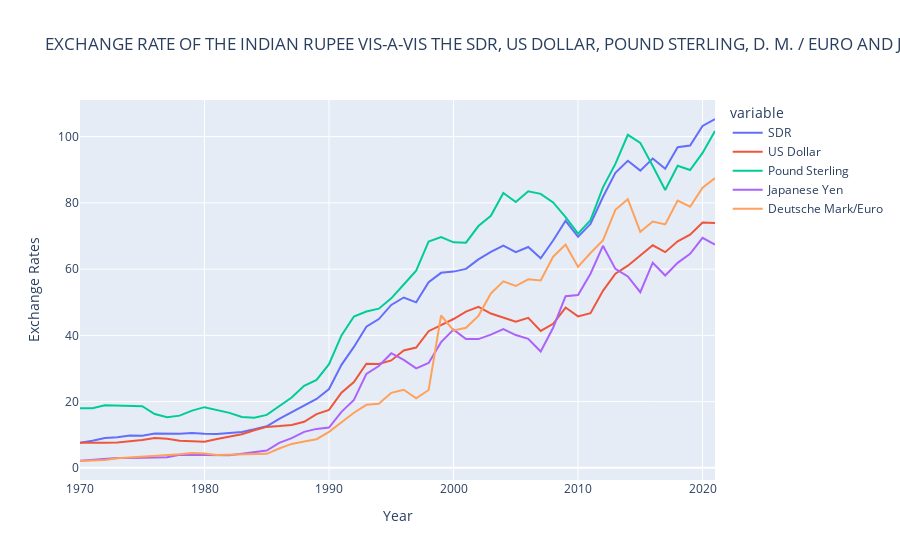

Write notebook code for a chart like this one.
### Code cell
fig = px.line(exchange_rates, x='Year', y=[ 'SDR', 'US Dollar', 'Pound Sterling', 'Japanese Yen',
       'Deutsche Mark/Euro'], title=title)
fig.update_layout(xaxis_title='Year', yaxis_title='Exchange Rates')
fig.show()

### Figure 1 — Plotly figure (JSON) as saved in the notebook; plotly's stock layout.template omitted (floating-point values rounded to 4 significant figures)
{"data": [{"hovertemplate": "variable=SDR<br>Year=%{x}<br>value=%{y}<extra></extra>", "legendgroup": "SDR", "line": {"color": "#636efa", "dash": "solid"}, "marker": {"symbol": "circle"}, "mode": "lines", "name": "SDR", "orientation": "v", "showlegend": true, "type": "scatter", "x": [1970, 1971, 1972, 1973, 1974, 1975, 1976, 1977, 1978, 1979, 1980, 1981, 1982, 1983, 1984, 1985, 1986, 1987, 1988, 1989, 1990, 1991, 1992, 1993, 1994, 1995, 1996, 1997, 1998, 1999, 2000, 2001, 2002, 2003, 2004, 2005, 2006, 2007, 2008, 2009, 2010, 2011, 2012, 2013, 2014, 2015, 2016, 2017, 2018, 2019, 2020, 2021], "xaxis": "x", "y": [7.59, 8.16, 9.008, 9.229, 9.759, 9.704, 10.4, 10.23, 10.28, 10.53, 10.26, 10.24, 10.48, 10.83, 11.65, 12.56, 14.81, 16.76, 18.7, 20.79, 23.79, 31.09, 36.51, 42.63, 44.93, 49.18, 51.44, 49.96, 56.03, 58.88, 59.25, 60.08, 62.95, 65.22, 67.11, 65.14, 66.68, 63.27, 68.65, 74.59, 69.75, 73.64, 81.79, 89.06, 92.73, 89.75, 93.4, 90.3, 96.78, 97.29, 103.2, 105.3], "yaxis": "y"}, {"hovertemplate": "variable=US Dollar<br>Year=%{x}<br>value=%{y}<extra></extra>", "legendgroup": "US Dollar", "line": {"color": "#EF553B", "dash": "solid"}, "marker": {"symbol": "circle"}, "mode": "lines", "name": "US Dollar", "orientation": "v", "showlegend": true, "type": "scatter", "x": [1970, 1971, 1972, 1973, 1974, 1975, 1976, 1977, 1978, 1979, 1980, 1981, 1982, 1983, 1984, 1985, 1986, 1987, 1988, 1989, 1990, 1991, 1992, 1993, 1994, 1995, 1996, 1997, 1998, 1999, 2000, 2001, 2002, 2003, 2004, 2005, 2006, 2007, 2008, 2009, 2010, 2011, 2012, 2013, 2014, 2015, 2016, 2017, 2018, 2019, 2020, 2021], "xaxis": "x", "y": [7.567, 7.524, 7.556, 7.674, 8.037, 8.406, 9.002, 8.762, 8.213, 8.147, 7.88, 8.693, 9.492, 10.14, 11.37, 12.36, 12.61, 12.96, 13.91, 16.22, 17.5, 22.69, 25.92, 31.45, 31.37, 32.42, 35.43, 36.32, 41.27, 43.05, 44.94, 47.19, 48.6, 46.58, 45.32, 44.1, 45.31, 41.35, 43.5, 48.4, 45.73, 46.67, 53.44, 58.6, 61.03, 64.15, 67.2, 65.12, 68.39, 70.42, 74.1, 73.92], "yaxis": "y"}, {"hovertemplate": "variable=Pound Sterling<br>Year=%{x}<br>value=%{y}<extra></extra>", "legendgroup": "Pound Sterling", "line": {"color": "#00cc96", "dash": "solid"}, "marker": {"symbol": "circle"}, "mode": "lines", "name": "Pound Sterling", "orientation": "v", "showlegend": true, "type": "scatter", "x": [1970, 1971, 1972, 1973, 1974, 1975, 1976, 1977, 1978, 1979, 1980, 1981, 1982, 1983, 1984, 1985, 1986, 1987, 1988, 1989, 1990, 1991, 1992, 1993, 1994, 1995, 1996, 1997, 1998, 1999, 2000, 2001, 2002, 2003, 2004, 2005, 2006, 2007, 2008, 2009, 2010, 2011, 2012, 2013, 2014, 2015, 2016, 2017, 2018, 2019, 2020, 2021], "xaxis": "x", "y": [18, 18, 18.89, 18.8, 18.8, 18.61, 16.25, 15.29, 15.76, 17.28, 18.32, 17.54, 16.6, 15.37, 15.15, 15.99, 18.49, 21.24, 24.77, 26.55, 31.28, 39.99, 45.71, 47.22, 48.05, 51.17, 55.35, 59.53, 68.35, 69.68, 68.08, 67.98, 73.0, 76.1, 83.0, 80.25, 83.51, 82.72, 80.14, 75.73, 70.69, 74.77, 84.7, 91.77, 100.5, 98.13, 91.12, 83.88, 91.22, 89.94, 95.09, 101.7], "yaxis": "y"}, {"hovertemplate": "variable=Japanese Yen<br>Year=%{x}<br>value=%{y}<extra></extra>", "legendgroup": "Japanese Yen", "line": {"color": "#ab63fa", "dash": "solid"}, "marker": {"symbol": "circle"}, "mode": "lines", "name": "Japanese Yen", "orientation": "v", "showlegend": true, "type": "scatter", "x": [1970, 1971, 1972, 1973, 1974, 1975, 1976, 1977, 1978, 1979, 1980, 1981, 1982, 1983, 1984, 1985, 1986, 1987, 1988, 1989, 1990, 1991, 1992, 1993, 1994, 1995, 1996, 1997, 1998, 1999, 2000, 2001, 2002, 2003, 2004, 2005, 2006, 2007, 2008, 2009, 2010, 2011, 2012, 2013, 2014, 2015, 2016, 2017, 2018, 2019, 2020, 2021], "xaxis": "x", "y": [2.158, 2.482, 2.781, 3, 3, 3, 3, 3.17, 3.92, 3.92, 3.83, 3.96, 3.82, 4.26, 4.79, 5.22, 7.54, 8.98, 10.87, 11.76, 12.16, 16.92, 20.48, 28.36, 30.74, 34.62, 32.6, 30.05, 31.66, 37.96, 41.73, 38.87, 38.87, 40.2, 41.89, 40.1, 38.98, 35.13, 42.31, 51.81, 52.17, 58.62, 67.03, 60.08, 57.79, 53.02, 61.93, 58.07, 61.9, 64.62, 69.45, 67.38], "yaxis": "y"}, {"hovertemplate": "variable=Deutsche Mark/Euro<br>Year=%{x}<br>value=%{y}<extra></extra>", "legendgroup": "Deutsche Mark/Euro", "line": {"color": "#FFA15A", "dash": "solid"}, "marker": {"symbol": "circle"}, "mode": "lines", "name": "Deutsche Mark/Euro", "orientation": "v", "showlegend": true, "type": "scatter", "x": [1970, 1971, 1972, 1973, 1974, 1975, 1976, 1977, 1978, 1979, 1980, 1981, 1982, 1983, 1984, 1985, 1986, 1987, 1988, 1989, 1990, 1991, 1992, 1993, 1994, 1995, 1996, 1997, 1998, 1999, 2000, 2001, 2002, 2003, 2004, 2005, 2006, 2007, 2008, 2009, 2010, 2011, 2012, 2013, 2014, 2015, 2016, 2017, 2018, 2019, 2020, 2021], "xaxis": "x", "y": [2.067, 2.145, 2.37, 2.896, 3.111, 3.417, 3.575, 3.777, 4.098, 4.448, 4.343, 3.851, 3.913, 3.976, 3.998, 4.228, 5.841, 7.221, 7.93, 8.644, 10.87, 13.7, 16.64, 19.03, 19.37, 22.66, 23.57, 20.99, 23.51, 46.0, 41.49, 42.29, 45.89, 52.66, 56.33, 54.9, 56.93, 56.6, 63.74, 67.39, 60.67, 64.88, 68.67, 77.9, 81.12, 71.24, 74.38, 73.51, 80.71, 78.85, 84.57, 87.48], "yaxis": "y"}], "layout": {"legend": {"title": {"text": "variable"}, "tracegroupgap": 0}, "title": {"text": "EXCHANGE RATE OF THE INDIAN RUPEE VIS-A-VIS THE SDR, US DOLLAR, POUND STERLING, D. M. / EURO AND JAPANESE YEN (Calendar Year â€“ Annual Average) (Rupees per unit of foreign currency)"}, "xaxis": {"anchor": "y", "domain": [0, 1], "title": {"text": "Year"}}, "yaxis": {"anchor": "x", "domain": [0, 1], "title": {"text": "Exchange Rates"}}}}
